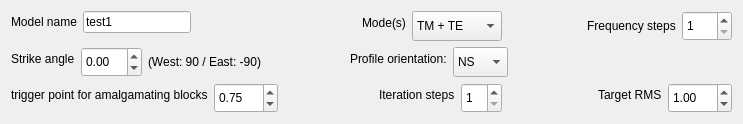
  <widget class="QWidget" name="layoutWidget">
   <property name="geometry">
    <rect>
     <x>130</x>
     <y>297</y>
     <width>743</width>
     <height>116</height>
    </rect>
   </property>
   <layout class="QGridLayout" name="gridLayout_3">
    <item row="0" column="0">
     <layout class="QHBoxLayout" name="horizontalLayout_29">
      <item>
       <layout class="QFormLayout" name="formLayout_2">
        <item row="0" column="0">
         <widget class="QLabel" name="label_7">
          <property name="text">
           <string>Model name</string>
          </property>
         </widget>
        </item>
        <item row="0" column="1">
         <widget class="QLineEdit" name="lineEdit_modelname">
          <property name="text">
           <string>test1</string>
          </property>
         </widget>
        </item>
       </layout>
      </item>
      <item>
       <spacer name="horizontalSpacer_9">
        <property name="orientation">
         <enum>Qt::Horizontal</enum>
        </property>
        <property name="sizeHint" stdset="0">
         <size>
          <width>0</width>
          <height>20</height>
         </size>
        </property>
       </spacer>
      </item>
     </layout>
    </item>
    <item row="0" column="1">
     <layout class="QHBoxLayout" name="horizontalLayout_28">
      <item>
       <spacer name="horizontalSpacer_8">
        <property name="orientation">
         <enum>Qt::Horizontal</enum>
        </property>
        <property name="sizeHint" stdset="0">
         <size>
          <width>17</width>
          <height>20</height>
         </size>
        </property>
       </spacer>
      </item>
      <item>
       <layout class="QFormLayout" name="formLayout">
        <item row="0" column="0">
         <widget class="QLabel" name="label_8">
          <property name="sizePolicy">
           <sizepolicy hsizetype="MinimumExpanding" vsizetype="Preferred">
            <horstretch>0</horstretch>
            <verstretch>0</verstretch>
           </sizepolicy>
          </property>
          <property name="maximumSize">
           <size>
            <width>50</width>
            <height>16777215</height>
           </size>
          </property>
          <property name="text">
           <string>Mode(s)</string>
          </property>
         </widget>
        </item>
        <item row="0" column="1">
         <widget class="QComboBox" name="comboBox_mode">
          <property name="sizePolicy">
           <sizepolicy hsizetype="Preferred" vsizetype="MinimumExpanding">
            <horstretch>0</horstretch>
            <verstretch>0</verstretch>
           </sizepolicy>
          </property>
          <property name="minimumSize">
           <size>
            <width>90</width>
            <height>25</height>
           </size>
          </property>
          <property name="maximumSize">
           <size>
            <width>16777215</width>
            <height>30</height>
           </size>
          </property>
          <item>
           <property name="text">
            <string>TM + TE</string>
           </property>
          </item>
          <item>
           <property name="text">
            <string>TM</string>
           </property>
          </item>
          <item>
           <property name="text">
            <string>TE</string>
           </property>
          </item>
         </widget>
        </item>
       </layout>
      </item>
     </layout>
    </item>
    <item row="0" column="2" colspan="2">
     <layout class="QHBoxLayout" name="horizontalLayout_25">
      <item>
       <spacer name="horizontalSpacer_6">
        <property name="orientation">
         <enum>Qt::Horizontal</enum>
        </property>
        <property name="sizeType">
         <enum>QSizePolicy::MinimumExpanding</enum>
        </property>
        <property name="sizeHint" stdset="0">
         <size>
          <width>0</width>
          <height>20</height>
         </size>
        </property>
       </spacer>
      </item>
      <item>
       <widget class="QLabel" name="label_15">
        <property name="sizePolicy">
         <sizepolicy hsizetype="Preferred" vsizetype="MinimumExpanding">
          <horstretch>0</horstretch>
          <verstretch>0</verstretch>
         </sizepolicy>
        </property>
        <property name="maximumSize">
         <size>
          <width>110</width>
          <height>30</height>
         </size>
        </property>
        <property name="text">
         <string>Frequency steps</string>
        </property>
        <property name="alignment">
         <set>Qt::AlignCenter</set>
        </property>
        <property name="buddy">
         <cstring>spinBox_freq_steps</cstring>
        </property>
       </widget>
      </item>
      <item>
       <widget class="QSpinBox" name="spinBox_freq_steps">
        <property name="enabled">
         <bool>true</bool>
        </property>
        <property name="sizePolicy">
         <sizepolicy hsizetype="MinimumExpanding" vsizetype="Fixed">
          <horstretch>0</horstretch>
          <verstretch>0</verstretch>
         </sizepolicy>
        </property>
        <property name="minimumSize">
         <size>
          <width>0</width>
          <height>30</height>
         </size>
        </property>
        <property name="maximumSize">
         <size>
          <width>50</width>
          <height>30</height>
         </size>
        </property>
        <property name="alignment">
         <set>Qt::AlignLeading|Qt::AlignLeft|Qt::AlignVCenter</set>
        </property>
        <property name="minimum">
         <number>1</number>
        </property>
       </widget>
      </item>
     </layout>
    </item>
    <item row="1" column="0">
     <layout class="QHBoxLayout" name="horizontalLayout_31">
      <item>
       <layout class="QFormLayout" name="formLayout_6">
        <property name="fieldGrowthPolicy">
         <enum>QFormLayout::AllNonFixedFieldsGrow</enum>
        </property>
        <item row="0" column="0">
         <widget class="QLabel" name="label_23">
          <property name="frameShape">
           <enum>QFrame::NoFrame</enum>
          </property>
          <property name="frameShadow">
           <enum>QFrame::Plain</enum>
          </property>
          <property name="text">
           <string>Strike angle</string>
          </property>
          <property name="alignment">
           <set>Qt::AlignLeading|Qt::AlignLeft|Qt::AlignVCenter</set>
          </property>
          <property name="buddy">
           <cstring>doubleSpinBox_strike</cstring>
          </property>
         </widget>
        </item>
        <item row="0" column="1">
         <layout class="QHBoxLayout" name="horizontalLayout_17">
          <item>
           <widget class="QDoubleSpinBox" name="doubleSpinBox_strike">
            <property name="sizePolicy">
             <sizepolicy hsizetype="Minimum" vsizetype="Fixed">
              <horstretch>0</horstretch>
              <verstretch>0</verstretch>
             </sizepolicy>
            </property>
            <property name="minimumSize">
             <size>
              <width>0</width>
              <height>30</height>
             </size>
            </property>
            <property name="maximumSize">
             <size>
              <width>16777215</width>
              <height>30</height>
             </size>
            </property>
            <property name="alignment">
             <set>Qt::AlignLeading|Qt::AlignLeft|Qt::AlignVCenter</set>
            </property>
            <property name="minimum">
             <double>-90.000000000000000</double>
            </property>
            <property name="maximum">
             <double>90.000000000000000</double>
            </property>
            <property name="singleStep">
             <double>0.100000000000000</double>
            </property>
           </widget>
          </item>
          <item>
           <widget class="QLabel" name="label_25">
            <property name="sizePolicy">
             <sizepolicy hsizetype="MinimumExpanding" vsizetype="MinimumExpanding">
              <horstretch>0</horstretch>
              <verstretch>0</verstretch>
             </sizepolicy>
            </property>
            <property name="text">
             <string>(West: 90 / East: -90)</string>
            </property>
           </widget>
          </item>
         </layout>
        </item>
       </layout>
      </item>
      <item>
       <spacer name="horizontalSpacer_12">
        <property name="orientation">
         <enum>Qt::Horizontal</enum>
        </property>
        <property name="sizeType">
         <enum>QSizePolicy::MinimumExpanding</enum>
        </property>
        <property name="sizeHint" stdset="0">
         <size>
          <width>0</width>
          <height>20</height>
         </size>
        </property>
       </spacer>
      </item>
     </layout>
    </item>
    <item row="1" column="1" colspan="2">
     <layout class="QHBoxLayout" name="horizontalLayout_30">
      <item>
       <spacer name="horizontalSpacer_11">
        <property name="orientation">
         <enum>Qt::Horizontal</enum>
        </property>
        <property name="sizeHint" stdset="0">
         <size>
          <width>40</width>
          <height>20</height>
         </size>
        </property>
       </spacer>
      </item>
      <item>
       <layout class="QFormLayout" name="formLayout_4">
        <item row="0" column="0">
         <widget class="QLabel" name="label_9">
          <property name="sizePolicy">
           <sizepolicy hsizetype="MinimumExpanding" vsizetype="Preferred">
            <horstretch>0</horstretch>
            <verstretch>0</verstretch>
           </sizepolicy>
          </property>
          <property name="minimumSize">
           <size>
            <width>0</width>
            <height>0</height>
           </size>
          </property>
          <property name="maximumSize">
           <size>
            <width>120</width>
            <height>16777215</height>
           </size>
          </property>
          <property name="text">
           <string>Profile orientation:</string>
          </property>
         </widget>
        </item>
        <item row="0" column="1">
         <widget class="QComboBox" name="comboBox_alignment">
          <property name="sizePolicy">
           <sizepolicy hsizetype="Preferred" vsizetype="MinimumExpanding">
            <horstretch>0</horstretch>
            <verstretch>0</verstretch>
           </sizepolicy>
          </property>
          <property name="minimumSize">
           <size>
            <width>55</width>
            <height>25</height>
           </size>
          </property>
          <property name="maximumSize">
           <size>
            <width>55</width>
            <height>30</height>
           </size>
          </property>
          <item>
           <property name="text">
            <string>NS</string>
           </property>
          </item>
          <item>
           <property name="text">
            <string>EW</string>
           </property>
          </item>
         </widget>
        </item>
       </layout>
      </item>
     </layout>
    </item>
    <item row="1" column="3">
     <layout class="QHBoxLayout" name="horizontalLayout_23">
      <item>
       <spacer name="horizontalSpacer_4">
        <property name="orientation">
         <enum>Qt::Horizontal</enum>
        </property>
        <property name="sizeHint" stdset="0">
         <size>
          <width>40</width>
          <height>20</height>
         </size>
        </property>
       </spacer>
      </item>
      <item>
       <widget class="QWidget" name="widget" native="true"/>
      </item>
     </layout>
    </item>
    <item row="2" column="0">
     <layout class="QHBoxLayout" name="horizontalLayout_32">
      <item>
       <layout class="QFormLayout" name="formLayout_5">
        <property name="fieldGrowthPolicy">
         <enum>QFormLayout::AllNonFixedFieldsGrow</enum>
        </property>
        <item row="0" column="0">
         <widget class="QLabel" name="label_21">
          <property name="text">
           <string>trigger point for amalgamating blocks</string>
          </property>
          <property name="buddy">
           <cstring>doubleSpinBox_mergethreshold</cstring>
          </property>
         </widget>
        </item>
        <item row="0" column="1">
         <widget class="QDoubleSpinBox" name="doubleSpinBox_mergethreshold">
          <property name="sizePolicy">
           <sizepolicy hsizetype="MinimumExpanding" vsizetype="Fixed">
            <horstretch>0</horstretch>
            <verstretch>0</verstretch>
           </sizepolicy>
          </property>
          <property name="minimumSize">
           <size>
            <width>0</width>
            <height>30</height>
           </size>
          </property>
          <property name="maximumSize">
           <size>
            <width>16777215</width>
            <height>30</height>
           </size>
          </property>
          <property name="maximum">
           <double>100.000000000000000</double>
          </property>
          <property name="value">
           <double>0.750000000000000</double>
          </property>
         </widget>
        </item>
       </layout>
      </item>
      <item>
       <spacer name="horizontalSpacer_21">
        <property name="orientation">
         <enum>Qt::Horizontal</enum>
        </property>
        <property name="sizeHint" stdset="0">
         <size>
          <width>0</width>
          <height>20</height>
         </size>
        </property>
       </spacer>
      </item>
     </layout>
    </item>
    <item row="2" column="1">
     <layout class="QHBoxLayout" name="horizontalLayout_33">
      <item>
       <spacer name="horizontalSpacer_22">
        <property name="orientation">
         <enum>Qt::Horizontal</enum>
        </property>
        <property name="sizeHint" stdset="0">
         <size>
          <width>2</width>
          <height>20</height>
         </size>
        </property>
       </spacer>
      </item>
      <item>
       <layout class="QFormLayout" name="formLayout_8">
        <property name="fieldGrowthPolicy">
         <enum>QFormLayout::AllNonFixedFieldsGrow</enum>
        </property>
        <item row="0" column="0">
         <widget class="QLabel" name="label_16">
          <property name="sizePolicy">
           <sizepolicy hsizetype="Preferred" vsizetype="Preferred">
            <horstretch>0</horstretch>
            <verstretch>0</verstretch>
           </sizepolicy>
          </property>
          <property name="text">
           <string>Iteration steps</string>
          </property>
          <property name="buddy">
           <cstring>spinBox_iterations</cstring>
          </property>
         </widget>
        </item>
        <item row="0" column="1">
         <widget class="QSpinBox" name="spinBox_iterations">
          <property name="sizePolicy">
           <sizepolicy hsizetype="Preferred" vsizetype="Preferred">
            <horstretch>0</horstretch>
            <verstretch>0</verstretch>
           </sizepolicy>
          </property>
          <property name="minimumSize">
           <size>
            <width>0</width>
            <height>30</height>
           </size>
          </property>
          <property name="maximumSize">
           <size>
            <width>50</width>
            <height>30</height>
           </size>
          </property>
          <property name="minimum">
           <number>1</number>
          </property>
         </widget>
        </item>
       </layout>
      </item>
     </layout>
    </item>
    <item row="2" column="2" colspan="2">
     <layout class="QHBoxLayout" name="horizontalLayout_34">
      <item>
       <spacer name="horizontalSpacer_23">
        <property name="orientation">
         <enum>Qt::Horizontal</enum>
        </property>
        <property name="sizeHint" stdset="0">
         <size>
          <width>13</width>
          <height>20</height>
         </size>
        </property>
       </spacer>
      </item>
      <item>
       <layout class="QFormLayout" name="formLayout_7">
        <item row="0" column="0">
         <widget class="QLabel" name="label_17">
          <property name="text">
           <string>Target RMS</string>
          </property>
          <property name="buddy">
           <cstring>doubleSpinBox_rms</cstring>
          </property>
         </widget>
        </item>
        <item row="0" column="1">
         <widget class="QDoubleSpinBox" name="doubleSpinBox_rms">
          <property name="sizePolicy">
           <sizepolicy hsizetype="Minimum" vsizetype="MinimumExpanding">
            <horstretch>0</horstretch>
            <verstretch>0</verstretch>
           </sizepolicy>
          </property>
          <property name="minimumSize">
           <size>
            <width>0</width>
            <height>30</height>
           </size>
          </property>
          <property name="maximumSize">
           <size>
            <width>16777215</width>
            <height>30</height>
           </size>
          </property>
          <property name="minimum">
           <double>0.010000000000000</double>
          </property>
          <property name="maximum">
           <double>100.000000000000000</double>
          </property>
          <property name="singleStep">
           <double>0.010000000000000</double>
          </property>
          <property name="value">
           <double>1.000000000000000</double>
          </property>
         </widget>
        </item>
       </layout>
      </item>
     </layout>
    </item>
   </layout>
  </widget>
